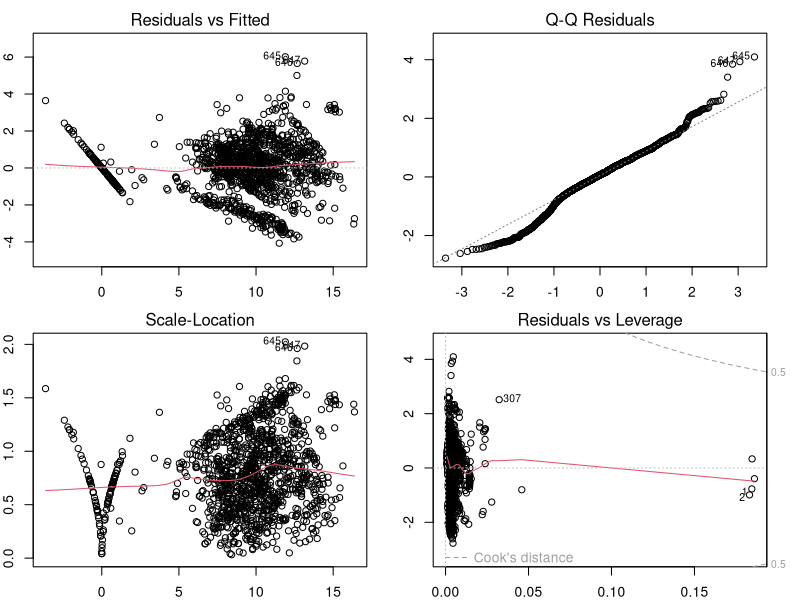
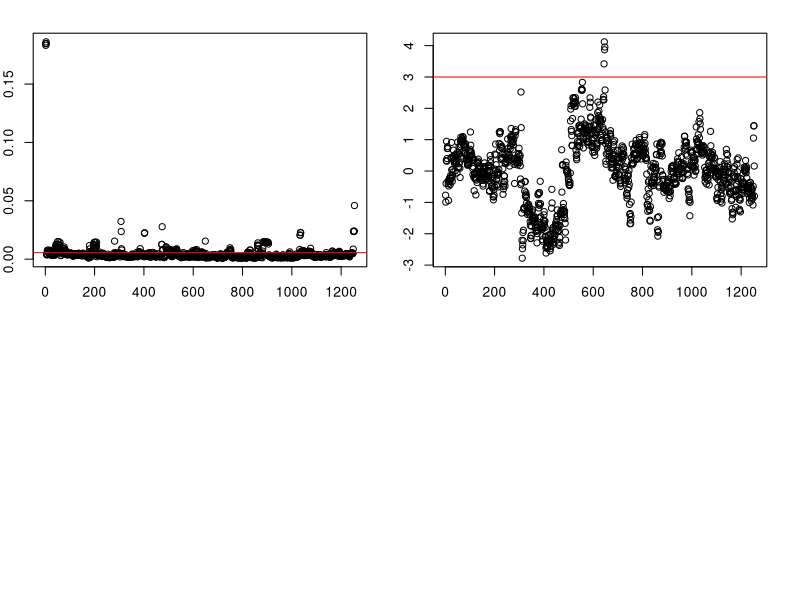

Reproduce these figures in R, in order.
Model = read.csv ("DepModel.csv")
DepFit = lm(DepRate ~ KerFeed + KerTemp + WaterpH + WaterLev + BrineLev, data = Model)
summary (DepFit)

#model adequacy checking
#check for normality
par (mfrow=c(2,2),mar=c(2,2,2,2))
plot (DepFit)

plot(hatvalues(DepFit))
abline(h=7/1254, col="red")

plot(rownames(Model),rstudent(DepFit))
abline(h=3,col="red")
rstudent(DepFit)

DepFit2 = lm(DepRate ~ KerFeed + KerTemp + WaterLev + BrineLev, data = Model)
summary(DepFit2)
ResM = mean(DepFit2[["residuals"]])
print (ResM)

Stepwise = step (DepFit, scope = list(lower=~1, upper=~KerFeed + KerTemp + WaterpH + WaterLev + BrineLev, direction="both",trace=1))
